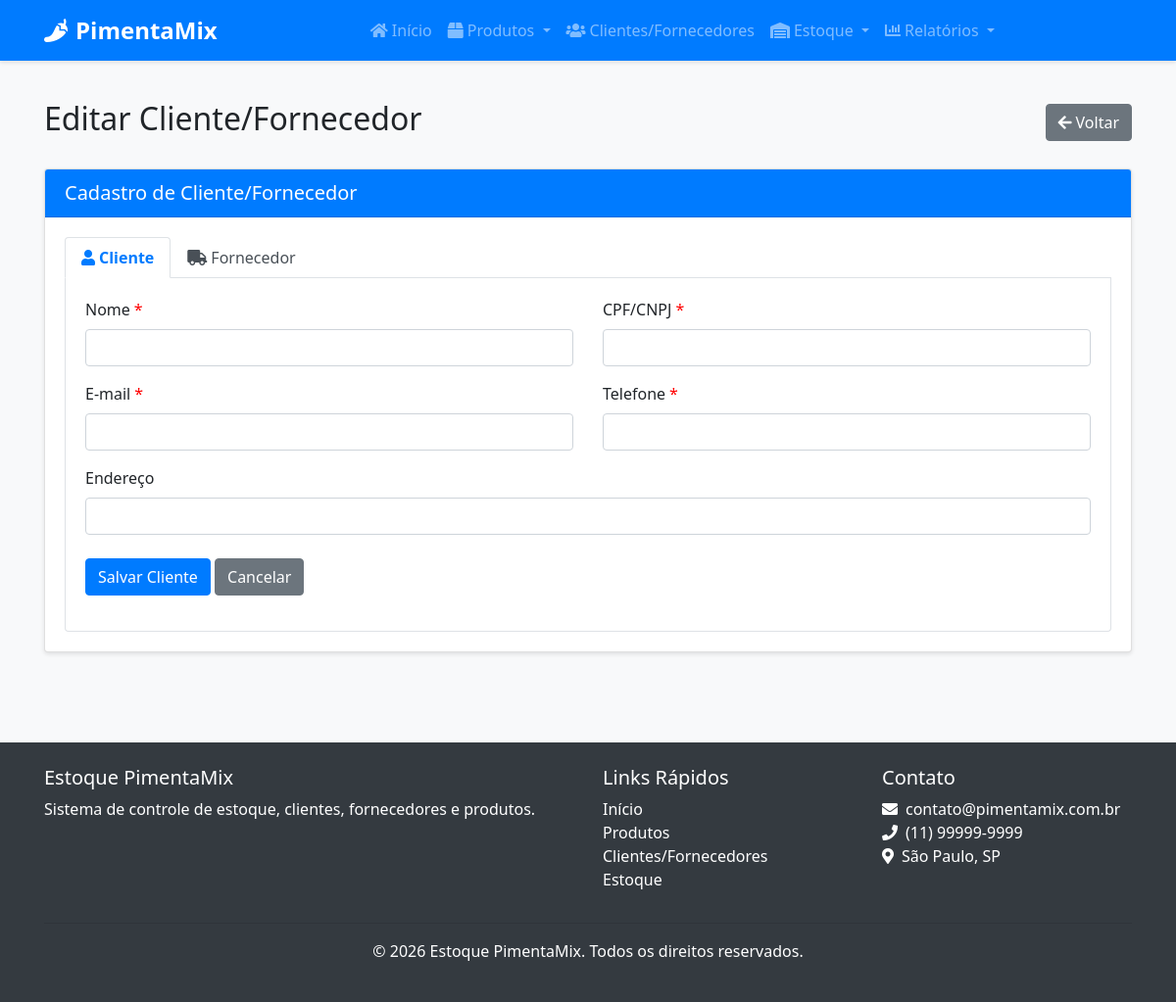
Page /clientes-fornecedores/1/editar?aba=cliente on the earlier database version.
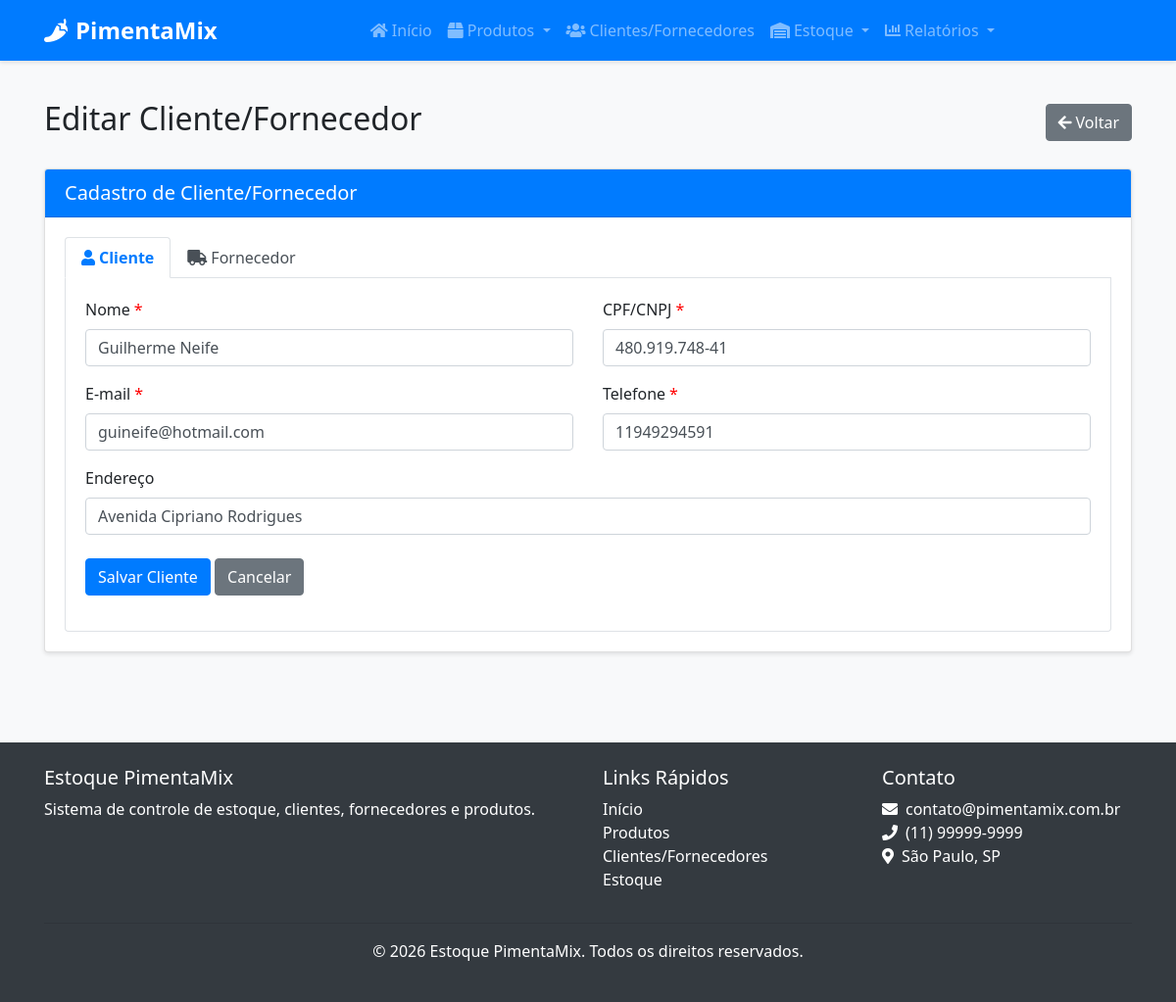
Same page on the later database version.
### src/models/cliente_fornecedor.py (models this page shows, shortened)
class ClienteFornecedor(db.Model):
    __tablename__ = 'cliente_fornecedor'
    id = db.Column(db.Integer, primary_key=True)
    nome = db.Column(db.String(100), nullable=False)
    razao_social = db.Column(db.String(100), nullable=True)
    nome_fantasia = db.Column(db.String(100), nullable=True)
    cpf_cnpj = db.Column(db.String(20), nullable=True, unique=True)
    email = db.Column(db.String(100), nullable=False)
    telefone = db.Column(db.String(20), nullable=False)
    endereco = db.Column(db.Text, nullable=True)
    observacoes = db.Column(db.Text, nullable=True)
    eh_cliente = db.Column(db.Boolean, default=False)
    eh_fornecedor = db.Column(db.Boolean, default=False)
    data_cadastro = db.Column(db.DateTime, default=datetime.utcnow)
    responsaveis = db.relationship('Responsavel', backref='cliente_fornecedor', lazy=True, cascade="all, delete-orphan")
    contatos = db.relationship('Contato', backref='cliente_fornecedor', lazy=True, cascade="all, delete-orphan")
    produtos_fornecidos = db.relationship('Produto', backref='fornecedor', lazy=True)
    entradas_estoque = db.relationship('EntradaEstoque', backref='fornecedor', lazy=True)
    saidas_estoque = db.relationship('SaidaEstoque', backref='cliente', lazy=True)

### src/routes/cliente_fornecedor.py (the view, shortened to what this page needs)
@cliente_fornecedor_bp.route('/<int:id>/editar', methods=['GET', 'POST'])
def editar(id):
    cliente_fornecedor = ClienteFornecedor.query.get_or_404(id)
    responsaveis = Responsavel.query.filter_by(cliente_fornecedor_id=id).all()
    aba_ativa = request.args.get('aba', 'cliente' if cliente_fornecedor.eh_cliente else 'fornecedor')
    cliente_form = ClienteForm(obj=cliente_fornecedor if cliente_fornecedor.eh_cliente else None)
    fornecedor_form = FornecedorForm(obj=cliente_fornecedor if cliente_fornecedor.eh_fornecedor else None)
    return render_template('cliente_fornecedor/form.html',
                          cliente_form=cliente_form,
                          fornecedor_form=fornecedor_form,
                          titulo='Editar Cliente/Fornecedor',
                          aba_ativa=aba_ativa,
                          cliente_fornecedor=cliente_fornecedor,
                          responsaveis=responsaveis)

### src/routes/cliente_fornecedor.py (shortened to what this page needs)
class ClienteForm(FlaskForm):
    id = HiddenField('ID')
    nome = StringField('Nome', validators=[DataRequired(message='Nome é obrigatório')])
    cpf_cnpj = StringField('CPF/CNPJ', validators=[DataRequired(message='CPF/CNPJ é obrigatório')])
    email = StringField('E-mail', validators=[DataRequired(message='E-mail é obrigatório'), Email(message='E-mail inválido')])
    telefone = StringField('Telefone', validators=[DataRequired(message='Telefone é obrigatório')])
    endereco = StringField('Endereço', validators=[Optional()])
    eh_cliente = HiddenField('É Cliente', default='1')
    submit_cliente = SubmitField('Salvar Cliente')

### src/templates/cliente_fornecedor/form.html (shortened to what the changed rows need)
{% extends "base.html" %}
{% block content %}
<div class="container">
    <div class="d-flex justify-content-between align-items-center mb-4">
        <h2>{{ titulo }}</h2>
    </div>
    <div class="card">
        <div class="card-body">
            <div class="tab-content" id="clienteFornecedorTabsContent">
                <div class="tab-pane fade {% if aba_ativa == 'cliente' %}show active{% endif %}" id="cliente" role="tabpanel" aria-labelledby="cliente-tab">
                    <form method="POST" id="cliente-form">
                        <div class="row">
                            <div class="col-md-6">
                                <div class="form-group">
                                    <label for="{{ cliente_form.nome.id }}" class="required-field">Nome</label>
                                    {{ cliente_form.nome(class="form-control" + (" is-invalid" if cliente_form.nome.errors else "")) }}
                                </div>
                            </div>
                            <div class="col-md-6">
                                <div class="form-group">
                                    <label for="{{ cliente_form.cpf_cnpj.id }}" class="required-field">CPF/CNPJ</label>
                                    {{ cliente_form.cpf_cnpj(class="form-control" + (" is-invalid" if cliente_form.cpf_cnpj.errors else "")) }}
                                </div>
                            </div>
                        </div>
                        <div class="row">
                            <div class="col-md-6">
                                <div class="form-group">
                                    <label for="{{ cliente_form.email.id }}" class="required-field">E-mail</label>
                                    {{ cliente_form.email(class="form-control" + (" is-invalid" if cliente_form.email.errors else ""), type="email") }}
                                </div>
                            </div>
                            <div class="col-md-6">
                                <div class="form-group">
                                    <label for="{{ cliente_form.telefone.id }}" class="required-field">Telefone</label>
                                    {{ cliente_form.telefone(class="form-control" + (" is-invalid" if cliente_form.telefone.errors else "")) }}
                                </div>
                            </div>
                        </div>
                        <div class="form-group">
                            <label for="{{ cliente_form.endereco.id }}">Endereço</label>
                            {{ cliente_form.endereco(class="form-control" + (" is-invalid" if cliente_form.endereco.errors else "")) }}
                        </div>
                    </form>
                </div>
            </div>
        </div>
    </div>
</div>
{% endblock %}

Differences in the rows shown:
now on this page (row edited): ClienteFornecedor: nome "Guilherme Neife", cpf_cnpj "480.919.748-41", email "guineife@hotmail.com", telefone "11949294591", endereco "Avenida Cipriano Rodrigues"
